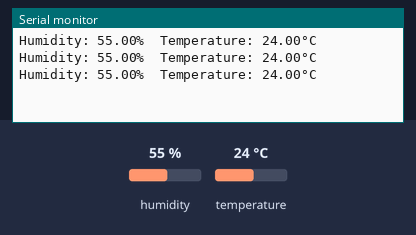
Recording of a sketch running on a simulated Arduino Uno, built with avr-gcc and run on an emulated ATmega328P. On the bench: the last lines printed to the serial monitor. Inputs (shaded band) come from the test bench; at power-on: humidity 55 %, temperature 24 °C.

Above: at 2.8 s.
2.9 s: humidity set to 22 %
At 5.5 s:
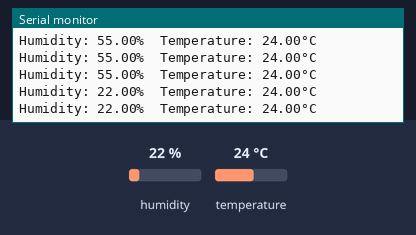
5.6 s: temperature set to 12 °C
At 6.9 s:
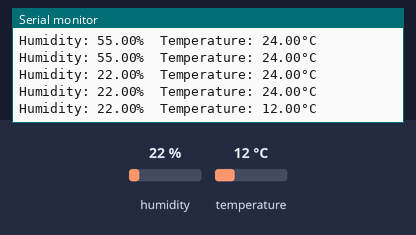
8.3 s: humidity set to 40 %
At 9.5 s:
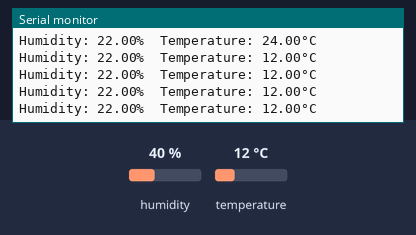
Timing chart, 0 to 11.3 s (numbered marks = the images above; inputs shaded):
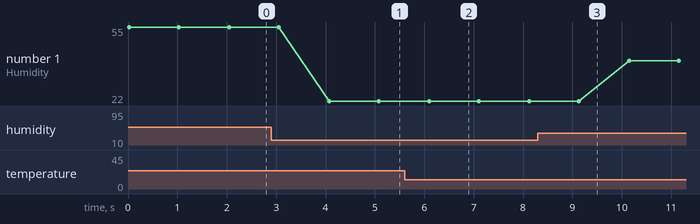

The sketch:

DHT11.ino
```cpp
#include <Adafruit_Sensor.h>
#include "DHT.h"
#define DHTPIN 8
#define DHTTYPE DHT11
DHT dht(DHTPIN, DHTTYPE);

void setup() {
  Serial.begin(9600);
  dht.begin();
}

void loop() {
  float h = dht.readHumidity();
  float t = dht.readTemperature();

  Serial.print(F("Humidity: "));
  Serial.print(h);
  Serial.print(F("%  Temperature: "));
  Serial.print(t);
  Serial.println(F("°C "));

  delay(1000);
}
```

Measured:
- after the input at 2.9 s, the serial monitor: prints a new line after 1.2 s (image 1)
- after the input at 5.6 s, the serial monitor: prints a new line after 0.50 s (image 2)
- plotted number 1: 55 → 22 after the input at 2.9 s, 22 → 40 after the input at 8.3 s
